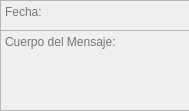
<?xml version="1.0" encoding="UTF-8"?>
<ui version="4.0">
 <class>ColorMensaje</class>
 <widget class="QDialog" name="ColorMensaje">
  <property name="geometry">
   <rect>
    <x>0</x>
    <y>0</y>
    <width>189</width>
    <height>111</height>
   </rect>
  </property>
  <property name="windowTitle">
   <string>Dialog</string>
  </property>
  <widget class="QTextEdit" name="Fecha">
   <property name="enabled">
    <bool>false</bool>
   </property>
   <property name="geometry">
    <rect>
     <x>0</x>
     <y>0</y>
     <width>191</width>
     <height>31</height>
    </rect>
   </property>
   <property name="placeholderText">
    <string>Fecha:</string>
   </property>
  </widget>
  <widget class="QTextEdit" name="TextoMensajetextEdit">
   <property name="enabled">
    <bool>false</bool>
   </property>
   <property name="geometry">
    <rect>
     <x>0</x>
     <y>30</y>
     <width>191</width>
     <height>81</height>
    </rect>
   </property>
   <property name="placeholderText">
    <string>Cuerpo del Mensaje:</string>
   </property>
  </widget>
 </widget>
 <resources/>
 <connections/>
</ui>
